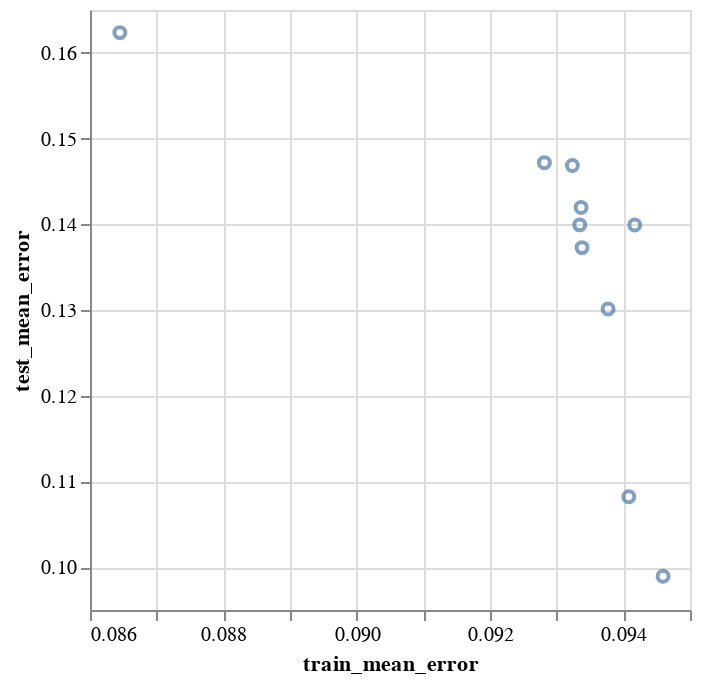

Notebook cell for this chart:
### Code cell
def plot_cv_scores(df):
    """Plots cv scores using Altair.

    df: dataframe with columns ['train_mean_error', 'train_test_error']

    Returns: alt.Chart
    """

    return (
        alt.Chart(df)
        .mark_point()
        .transform_calculate(
            train_mean_error="sqrt(-datum.train_neg_mean_squared_error)",
            test_mean_error="sqrt(-datum.test_neg_mean_squared_error)",
        )
        .encode(
            x=alt.X("train_mean_error:Q").scale(zero=False),
            y=alt.Y("test_mean_error:Q").scale(zero=False),
            tooltip=[
                alt.Tooltip("train_mean_error:Q", format=".3"),
                alt.Tooltip("test_mean_error:Q", format=".3"),
            ],
        )
    )


plot_cv_scores(pd.DataFrame(ols_scores).drop(columns="estimator"))

### Figure 1 — Vega specification as saved in the notebook (floating-point values rounded to 4 significant figures)
{"$schema": "https://vega.github.io/schema/vega/v5.json", "data": [{"name": "source_0", "values": [{"test_mean_error": 0.1301, "train_mean_error": 0.09377}, {"test_mean_error": 0.1082, "train_mean_error": 0.09408}, {"test_mean_error": 0.1624, "train_mean_error": 0.08645}, {"test_mean_error": 0.1399, "train_mean_error": 0.09417}, {"test_mean_error": 0.1373, "train_mean_error": 0.09338}, {"test_mean_error": 0.1469, "train_mean_error": 0.09324}, {"test_mean_error": 0.142, "train_mean_error": 0.09337}, {"test_mean_error": 0.1472, "train_mean_error": 0.09282}, {"test_mean_error": 0.1399, "train_mean_error": 0.09335}, {"test_mean_error": 0.09894, "train_mean_error": 0.0946}]}, {"name": "source_0_x_domain_train_mean_error", "values": [{"min": 0.08645, "max": 0.0946}]}, {"name": "source_0_y_domain_test_mean_error", "values": [{"min": 0.09894, "max": 0.1624}]}], "marks": [{"type": "symbol", "name": "marks", "from": {"data": "source_0"}, "encode": {"update": {"description": {"signal": "\"train_mean_error: \" + (format(datum[\"train_mean_error\"], \"\")) + \"; test_mean_error: \" + (format(datum[\"test_mean_error\"], \"\"))"}, "stroke": {"value": "#4c78a8"}, "x": {"field": "train_mean_error", "scale": "x"}, "tooltip": {"signal": "{\"train_mean_error\": format(datum[\"train_mean_error\"], \".3\"), \"test_mean_error\": format(datum[\"test_mean_error\"], \".3\")}"}, "opacity": {"value": 0.7}, "y": {"field": "test_mean_error", "scale": "y"}, "ariaRoleDescription": {"value": "point"}, "fill": {"value": "transparent"}}}, "style": ["point"]}], "scales": [{"name": "x", "type": "linear", "domain": [{"signal": "(data(\"source_0_x_domain_train_mean_error\")[0] || {}).min"}, {"signal": "(data(\"source_0_x_domain_train_mean_error\")[0] || {}).max"}], "range": [0, {"signal": "width"}], "nice": true, "zero": false}, {"name": "y", "type": "linear", "domain": [{"signal": "(data(\"source_0_y_domain_test_mean_error\")[0] || {}).min"}, {"signal": "(data(\"source_0_y_domain_test_mean_error\")[0] || {}).max"}], "range": [{"signal": "height"}, 0], "zero": false, "nice": true}], "axes": [{"scale": "x", "tickCount": {"signal": "ceil(width/40)"}, "maxExtent": 0, "grid": true, "gridScale": "y", "minExtent": 0, "labels": false, "ticks": false, "domain": false, "aria": false, "zindex": 0, "orient": "bottom"}, {"scale": "y", "gridScale": "x", "orient": "left", "grid": true, "aria": false, "domain": false, "labels": false, "maxExtent": 0, "tickCount": {"signal": "ceil(height/40)"}, "ticks": false, "zindex": 0, "minExtent": 0}, {"scale": "x", "tickCount": {"signal": "ceil(width/40)"}, "labelFlush": true, "title": "train_mean_error", "zindex": 0, "grid": false, "labelOverlap": true, "orient": "bottom"}, {"scale": "y", "grid": false, "orient": "left", "title": "test_mean_error", "labelOverlap": true, "tickCount": {"signal": "ceil(height/40)"}, "zindex": 0}], "background": "white", "padding": 5, "height": 300, "width": 300, "style": "cell"}
